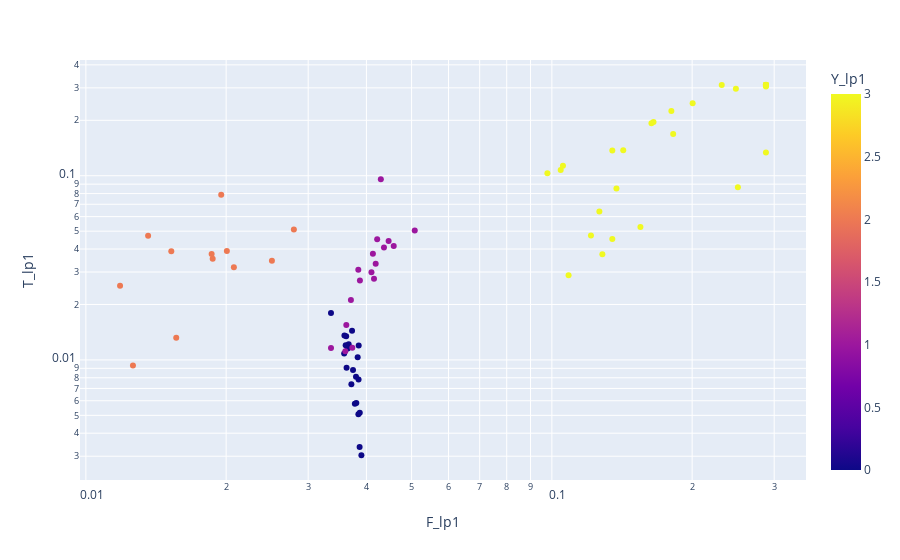

The notebook cell this image was saved under:
### Code cell
plty.scatter(X_lp1_df, x = "F_lp1", y = "T_lp1", color="Y_lp1", log_x=True, log_y=True)
